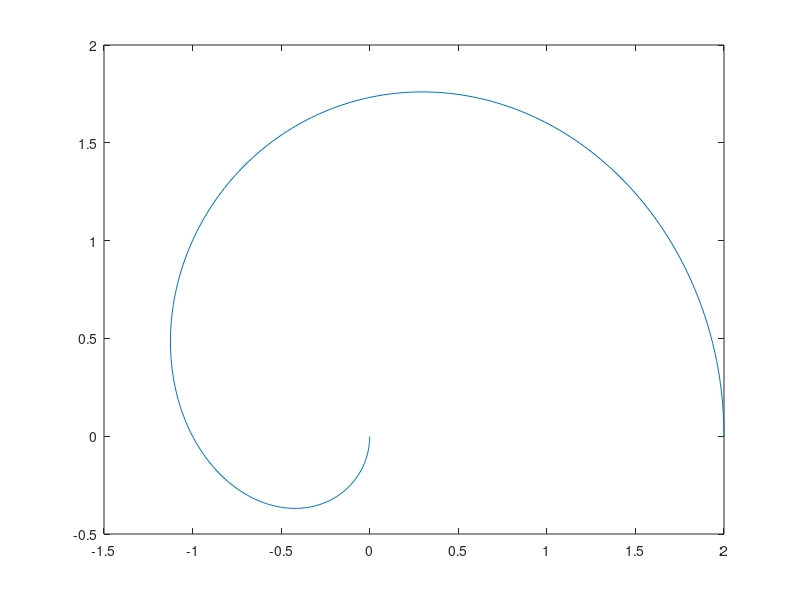

Source code (MATLAB):
a1 = 1;
a2 = 1;
theta  = 0:.01:3.14159;
theta1 = theta;
theta2 = theta+theta;

x = a1*cos(theta1)+a2*cos(theta2);
y = a1*sin(theta1)+a2*sin(theta2);

plot(x,y);
